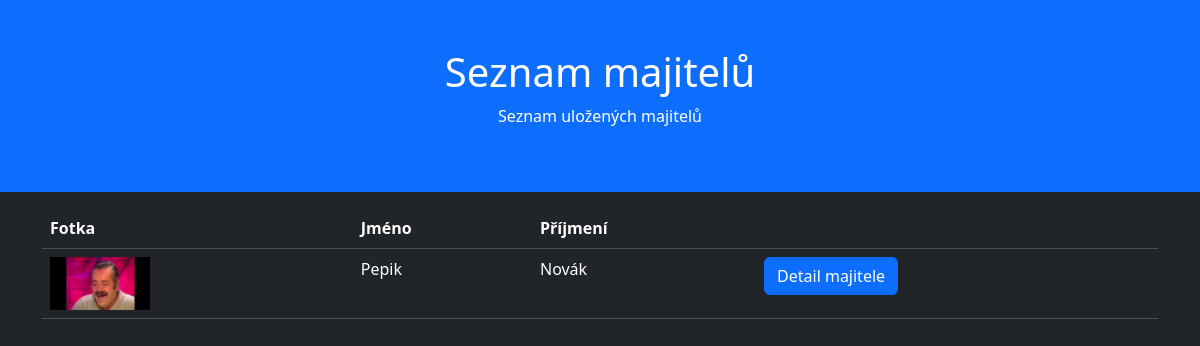
The app's page /majitele/, older data.
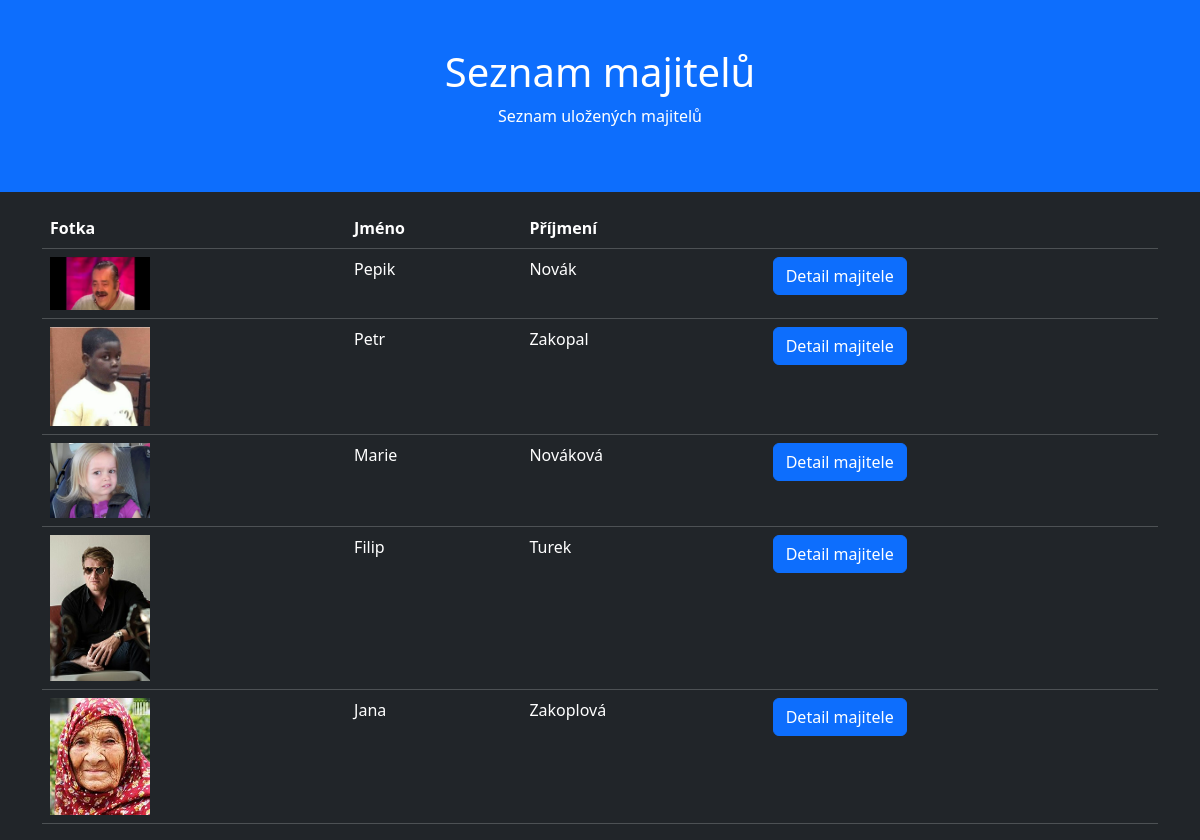
The same page, newer data.
### app/models.py (models this page shows, shortened)
class Majitel(models.Model):
    id_majitel = models.AutoField(primary_key=True)
    rodne_cislo = models.CharField(max_length=10, unique=True)
    jmeno = models.CharField(max_length=100)
    prijmeni = models.CharField(max_length=100)
    pohlavi = models.CharField(max_length=1, choices=[('M', 'Muž'), ('Z', 'Žena')])
    mesto = models.CharField(max_length=100)
    ulice = models.CharField(max_length=100)
    cislo_popisne = models.CharField(max_length=10)
    fotka = models.ImageField(upload_to='majitele/', blank=True, null=True)

### app/views.py (the view)
# urls.py: path('majitele/', views.MajitelListView, name='MajitelListView'),
def MajitelListView(request):
    majitele = Majitel.objects.all()
    context = {
        'majitele': majitele
    }
    return render(request, 'app/MajitelListView.html', context)

### app/templates/app/MajitelListView.html (shortened to what this page needs)
<!DOCTYPE html>
<html lang="en">
<head>
  <link href="https://cdn.jsdelivr.net/npm/bootstrap@5.3.3/dist/css/bootstrap.min.css" rel="stylesheet">
</head>
<body class="bg-dark text-white">
    <div class="container-fluid p-5 bg-primary text-white text-center">
        <h1>Seznam majitelů</h1>
        <p>Seznam uložených majitelů</p>
    </div>
    <div class="container mt-3">
        <table class="table table-dark table-hover">
            <thead>
                <tr>
                    <th>Fotka</th>
                    <th>Jméno</th>
                    <th>Příjmení</th>
                    <th></th>
                </tr>
            </thead>
            <tbody>
                {% for majitel in majitele %}
                <tr>
                    <td>
                        {% if majitel.fotka %}
                            <img src="{{ majitel.fotka.url }}" alt="Fotka majitele" style="width: 100px;">
                        {% else %}
                            Žádná fotka
                        {% endif %}
                    </td>
                    <td>{{ majitel.jmeno }}</td>
                    <td>{{ majitel.prijmeni }}</td>
                    <td>
                        <div class="text-left">
                            <a href="{% url 'MajitelDetailView' majitel.id_majitel%}" class="btn btn-primary">Detail majitele</a>
                        </div>
                    </td>
                </tr>
                {% endfor %}
            </tbody>
        </table>
    </div>
</body>
</html>

Row changes from the older to the newer data that the page shows:
added Majitel: fotka (picture), jmeno "Petr", prijmeni "Zakopal"
added Majitel: fotka (picture), jmeno "Marie", prijmeni "Nováková"
added Majitel: fotka (picture), jmeno "Filip", prijmeni "Turek"
added Majitel: fotka (picture), jmeno "Jana", prijmeni "Zakoplová"
